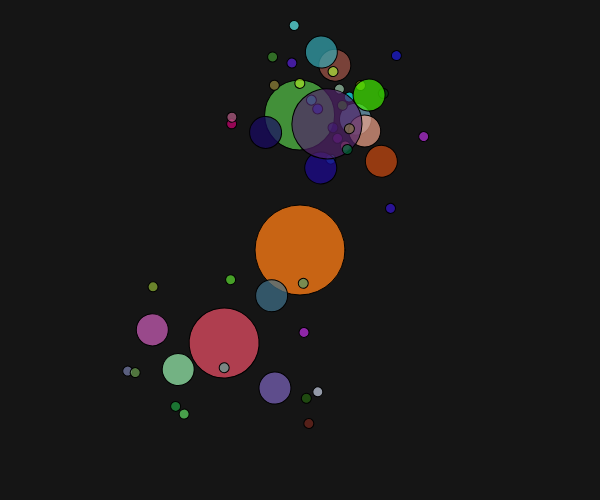
Frame 1 (no input)
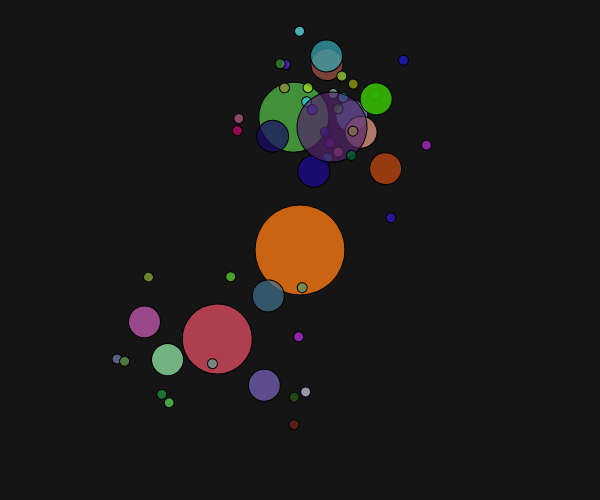
Frame 2 (the mouse pressed at the canvas centre, redrawn once)

The p5.js sketch that drew these frames (run headless with seeded random() and noise() and a simulated clock; the mouse was pressed at the canvas centre and the sketch redrawn once):

// p5.js sketch
// ── sketch.js
function setup() {
  createCanvas(600, 500);
  //create circle with
  //radius 45, dist from center 0, rotationspeed 0, angle 0, level 1, yellow, no wobble
  sun = new Planet(45, 0, 0, 0, 1, color(200, 100, 20), 0);
  //create 5 rotating bodies about sun with depth of spawn 1
  sun.spawnSpiners(3, 1);
  console.log("sun", sun);
}

function draw() {
  background(21); //black space
  translate(width / 2, height / 2); //sun in center
  sun.show(); //show solar system
  sun.spin(); //itterate solar system
}

function keyPressed() {
  if (keyCode == 72) noLoop(); //h = stop animation loop
  if (keyCode == 71) loop(); //g = restart animation loop
}
// ── planet.js
function Planet(radius, distance, speed, angle, level, hue, wobble) {
  //create object with vars and dependant array
  this.r = radius;
  this.d = distance;
  this.s = speed;
  this.a = angle;
  this.l = level;
  this.c = hue;
  this.w = wobble;
  this.planets = [];

  this.spin = function() {
    this.a += this.s; // base spin rate on speed
    if (this.w == 1) this.d = this.d + (2 * sin(this.a)); // if wobble set, wobbles as it rotates
    for (let i in this.planets) this.planets[i].spin(); //recursive check dependants & re-call function
  }

  this.spawnSpiners = function(childNum, lv) {
    console.log("C#", childNum, "LV", lv);
    for (let j = 0; j < childNum; ++j) { //create planets by children number per lv
      let rad = ceil(this.r / (lv + .3)); //each level is slightly smaler than parent
      let dis = floor(random(100, 150) / lv); //each planet rand dist from parent
      let spd = random(-.075, .075); //each planet at rand orbit speed
      let ang = random(TWO_PI);
      let col = color(floor(random(250)), floor(random(250)), floor(random(250)), 175);
      let lev = lv;
      this.planets.push(new Planet(rad, dis, spd, ang, lev, col, 1));
      if (lv < 3) { //if level not at cap spawn again
        this.planets[j].spawnSpiners(5 - lv, 1 + lv);
      }
    }
    noLoop();
  }

  this.show = function() { //save state, move center, show, and reload state
    push();
    fill(this.c);
    rotate(this.a);
    translate(this.d, 0);
    ellipse(0, 0, this.r * 2);
    for (let k in this.planets) this.planets[k].show();
    pop();
  }
}
